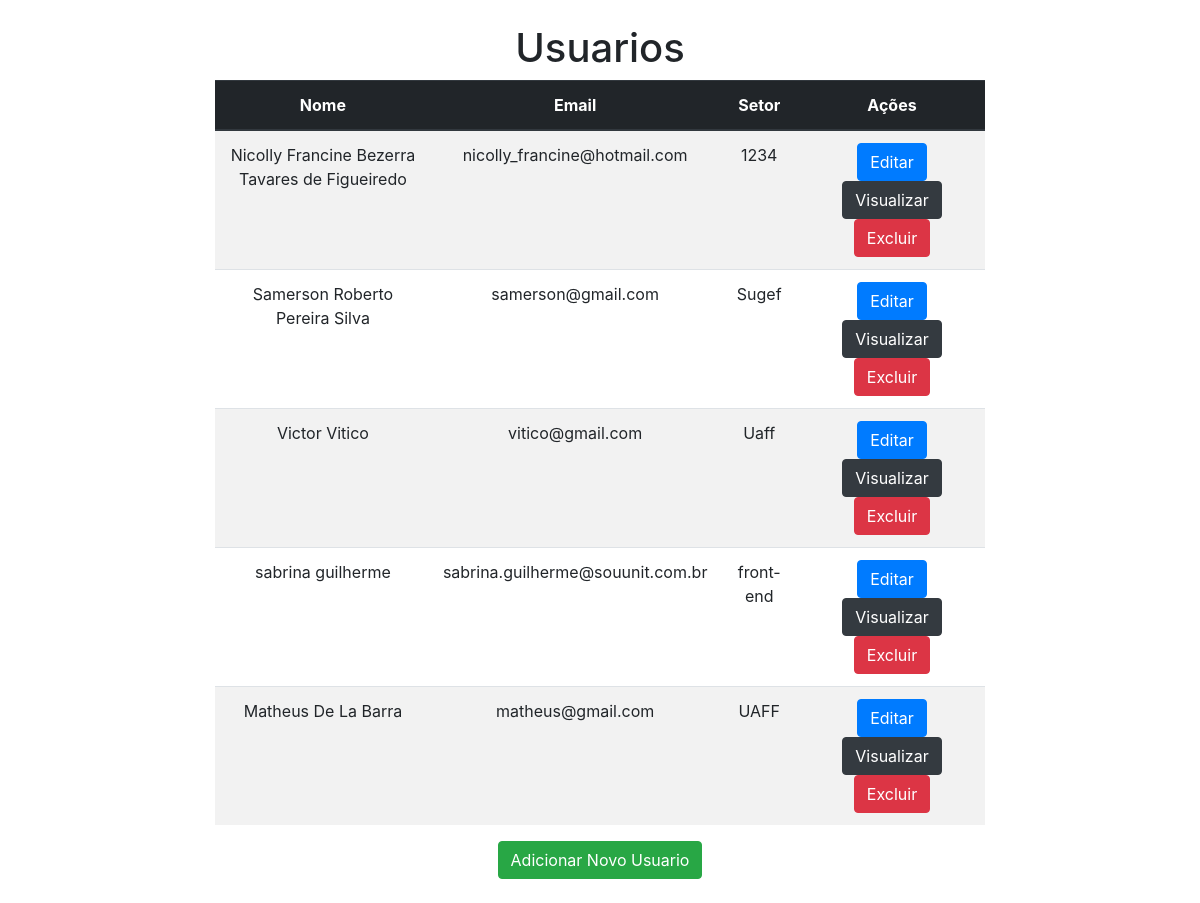
The app's page /usuarios_html/, older data.
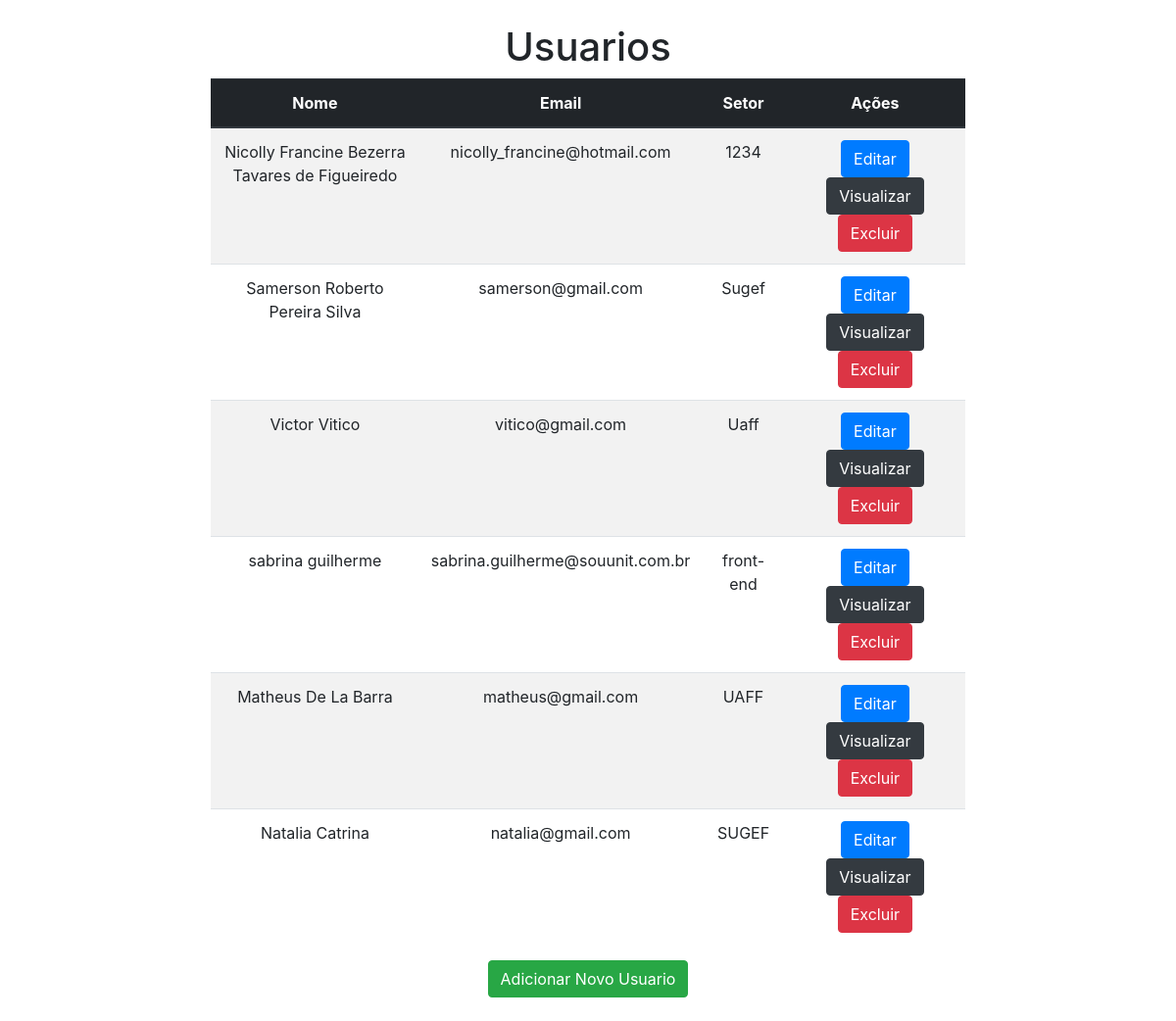
The same page, newer data.
### app/models.py (models this page shows, shortened)
class CadastroUsuario(models.Model):
    nome = models.CharField(max_length=100)
    email = models.EmailField(max_length=100)
    senha = models.CharField(max_length=10)
    setor = models.CharField(max_length=20)

### app/views.py (the view)
# urls.py: path("usuarios_html/", usuarios_html, name="usuarios_html"),
def usuarios_html(request):
    usuarios = CadastroUsuario.objects.all()
    return render(request, "usuarios.html", {"usuarios": usuarios})

### app/templates/usuarios.html (shortened to what this page needs)
<!DOCTYPE html>
<html lang="en">
<head>
    <link rel="stylesheet" href="https://stackpath.bootstrapcdn.com/bootstrap/4.1.3/css/bootstrap.min.css">
</head>
<body>
 <div class="col-8 m-auto pt-4 pb-4 text-center">
    <h1>Usuarios</h1>
    <table class="table table-striped">
        <thead class="thead-dark">
            <tr>
                <th scope="col">Nome</th>
                <th scope="col">Email</th>
                <th scope="col">Setor</th>
                <th scope="col">Ações</th>
            </tr>
        </thead>
        <tbody>
            {% for usuario in usuarios %}
            <tr>
                <td>{{ usuario.nome }}</td>
                <td>{{ usuario.email }}</td>
                <td>{{ usuario.setor }}</td>
                <td>
                    <a href="" class="btn btn-primary">Editar</a>
                    <a href="" class="btn btn-dark">Visualizar</a>
                    <a href="" class="btn btn-danger">Excluir</a>
                </td>
            </tr>
            {% endfor %}
        </tbody>
    </table>
        <a href="{% url 'form_cadastro_usuario' %}" class="btn btn-success">Adicionar Novo Usuario</a>
    </div>
</body>
</html>

Row changes from the older to the newer data that the page shows:
added CadastroUsuario: nome "Natalia Catrina", email "natalia@gmail.com", setor "SUGEF"
